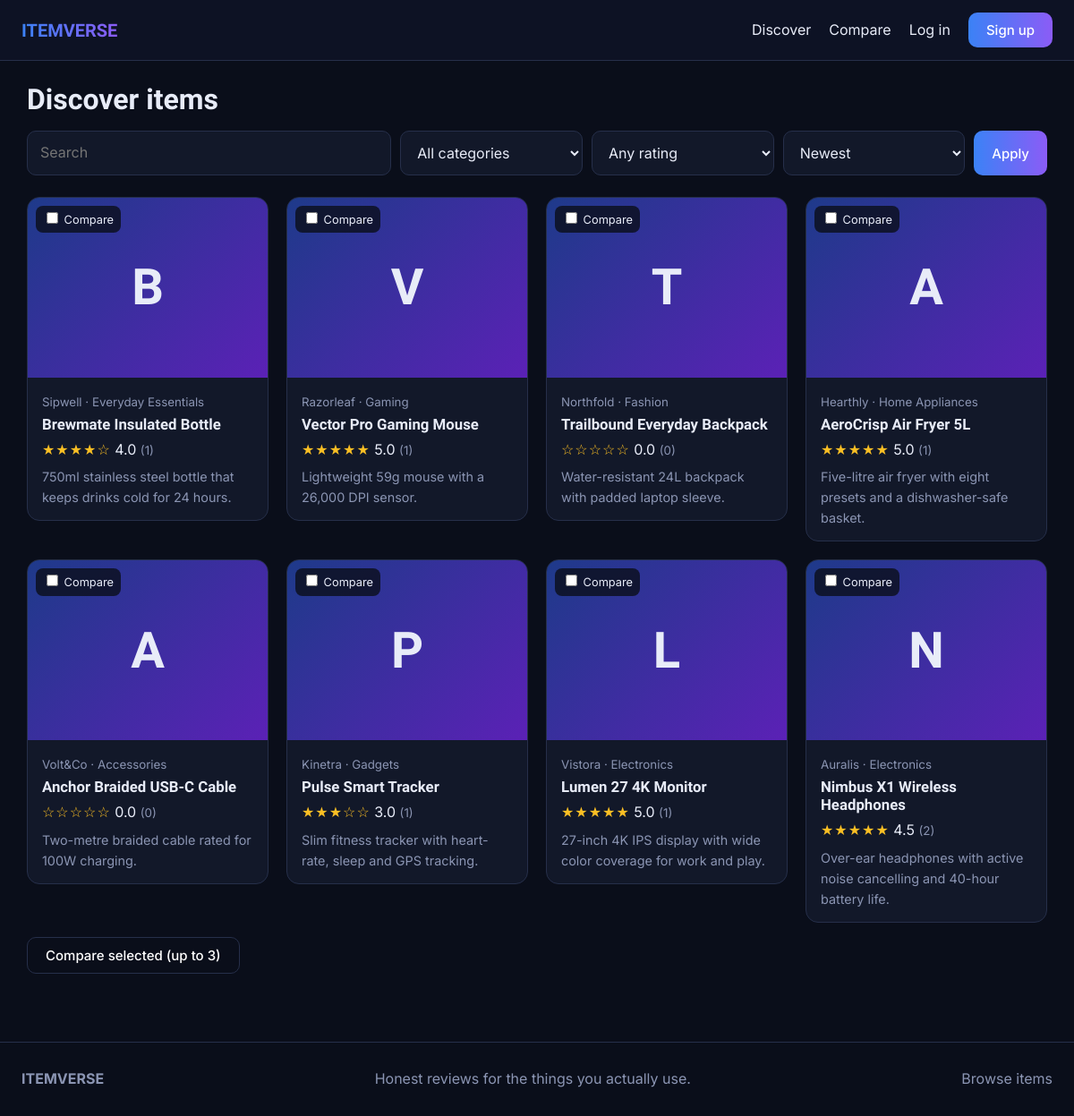
Page /pages/items.php on the committed database.
### tables this page shows
CREATE TABLE items(id INT AUTO_INCREMENT PRIMARY KEY,category_id INT NOT NULL,name VARCHAR(150) NOT NULL,brand VARCHAR(80) NOT NULL,description TEXT,price DECIMAL(10,2) NULL,image VARCHAR(255) NULL,featured TINYINT(1) NOT NULL DEFAULT 0,created_at TIMESTAMP DEFAULT CURRENT_TIMESTAMP,FOREIGN KEY(category_id) REFERENCES categories(id));

CREATE TABLE categories(id INT AUTO_INCREMENT PRIMARY KEY,name VARCHAR(80) NOT NULL UNIQUE);

### pages/items.php (the view, shortened to what this page needs)
<?php
require __DIR__.'/../includes/header.php';
$q=trim($_GET['q']??'');$cat=(int)($_GET['cat']??0);$min=(int)($_GET['min']??0);$sort=$_GET['sort']??'new';
$w=[];$a=[];
$where=$w?'WHERE '.implode(' AND ',$w):'';
$having=$min?'HAVING ar>='.$min:'';
$order=['new'=>'i.id DESC','rated'=>'ar DESC,cnt DESC','reviews'=>'cnt DESC'][$sort]??'i.id DESC';
$s=$pdo->prepare(ITEMSQL." $where GROUP BY i.id $having ORDER BY $order");$s->execute($a);$list=$s->fetchAll();
$cats=$pdo->query('SELECT * FROM categories ORDER BY name')->fetchAll();
?>
<h1>Discover items</h1>
<form class="filters" method="get">
<input name="q" value="<?=e($q)?>" placeholder="Search" aria-label="Search">
<select name="cat" aria-label="Category"><option value="0">All categories</option><?php foreach($cats as $c):?><option value="<?=$c['id']?>" <?=$cat==$c['id']?'selected':''?>><?=e($c['name'])?></option><?php endforeach;?></select>
<select name="min" aria-label="Minimum rating"><option value="0">Any rating</option><?php for($r=4;$r>=1;$r--):?><option value="<?=$r?>" <?=$min==$r?'selected':''?>><?=$r?>+ stars</option><?php endfor;?></select>
<select name="sort" aria-label="Sort"><option value="new" <?=$sort=='new'?'selected':''?>>Newest</option></select>
<button class="btn" type="submit">Apply</button>
</form>
<form action="compare.php" method="get">
<?php if(!$list):?><div class="empty">No items match these filters. Try a broader search.</div><?php else:?>
<div class="grid"><?php foreach($list as $i):?><div class="cmpwrap"><label class="cmpbox"><input class="cmp" type="checkbox" name="ids[]" value="<?=$i['id']?>"> Compare</label><?=card($i)?></div><?php endforeach;?></div>
<p><button class="btn ghost" type="submit">Compare selected (up to 3)</button></p>
<?php endif;?>
</form>
<?php require __DIR__.'/../includes/footer.php';?>

### config/db.php (shortened to what this page needs)
<?php
function e($s){return htmlspecialchars((string)$s,ENT_QUOTES,'UTF-8');}
function stars($n){$f=(int)round($n);return str_repeat('★',$f).str_repeat('☆',5-$f);}
function card($i){$img=$i['image']?'<img src="'.BASE.'/uploads/'.e($i['image']).'" alt="">':'<div class="ph">'.e(mb_substr($i['name'],0,1)).'</div>';return '<a class="card" href="'.BASE.'/pages/item.php?id='.$i['id'].'"><div class="thumb">'.$img.'</div><div class="body"><small>'.e($i['brand']).' · '.e($i['cat']).'</small><h3>'.e($i['name']).'</h3><div class="rate"><span class="stars">'.stars($i['ar']).'</span> '.number_format($i['ar'],1).' <small>('.$i['cnt'].')</small></div><p>'.e(mb_strimwidth($i['description'],0,90,'…')).'</p></div></a>';}

### assets/css/style.css (style rules this page uses)
:root { --bg:#0a0e1a;--panel:#121829;--panel2:#1a2238;--line:#262f4a;--text:#e8ecf8;--mute:#8b95b3;--blue:#3b82f6;--violet:#8b5cf6;--ok:#22c55e;--bad:#ef4444 }
* { box-sizing:border-box }
html { scroll-behavior:smooth }
body { margin:0;background:var(--bg);color:var(--text);font:16px/1.6 Inter,system-ui,sans-serif }
h1,h2,h3,.logo { font-family:Sora,Inter,sans-serif;line-height:1.2;margin:0 0 .5em }
a { color:inherit;text-decoration:none }
.btn,button.btn { background:linear-gradient(90deg,var(--blue),var(--violet));color:#fff;border:0;padding:10px 20px;border-radius:10px;font:500 15px Inter,sans-serif;cursor:pointer;display:inline-block;transition:transform .15s,box-shadow .15s }
.btn.ghost { background:transparent;border:1px solid var(--line) }
input,select,textarea { background:var(--panel);border:1px solid var(--line);color:var(--text);padding:11px 14px;border-radius:10px;font:inherit;width:100% }
input[type=checkbox] { width:auto }
.grid { display:grid;grid-template-columns:repeat(auto-fill,minmax(250px,1fr));gap:20px }
.card { background:var(--panel);border:1px solid var(--line);border-radius:14px;overflow:hidden;display:block;transition:transform .2s,border-color .2s }
.thumb { aspect-ratio:4/3;background:var(--panel2) }
.ph { height:100%;display:grid;place-items:center;font:700 3.5rem Sora,sans-serif;background:linear-gradient(135deg,#1e3a8a,#5b21b6) }
.body { padding:14px 16px }
.body h3 { font-size:1.05rem;margin:2px 0 6px }
.body p { color:var(--mute);font-size:.9rem;margin:6px 0 0 }
small,.mute { color:var(--mute) }
.stars { color:#fbbf24;letter-spacing:1px }
.filters { display:grid;grid-template-columns:2fr 1fr 1fr 1fr auto;gap:10px;margin-bottom:24px }
label { display:block;margin:12px 0 4px;color:var(--mute);font-size:.9rem }
.cmpwrap { position:relative }
.cmpbox { position:absolute;top:10px;left:10px;background:#0a0e1acc;padding:4px 8px;border-radius:8px;font-size:.8rem;z-index:2;margin:0;color:var(--text) }

### rows in the picture
items: name "B", brand "Sipwell", category.name "Everyday Essentials", name "Brewmate Insulated Bottle", ar "★★★★☆", ar "4.0", cnt "1", description "750ml stainless steel bottle that keeps drinks cold for 24 hours."
items: name "V", brand "Razorleaf", category.name "Gaming", name "Vector Pro Gaming Mouse", ar "★★★★★", ar "5.0", cnt "1", description "Lightweight 59g mouse with a 26,000 DPI sensor."
items: name "T", brand "Northfold", category.name "Fashion", name "Trailbound Everyday Backpack", ar "☆☆☆☆☆", ar "0.0", cnt "0", description "Water-resistant 24L backpack with padded laptop sleeve."
items: name "A", brand "Hearthly", category.name "Home Appliances", name "AeroCrisp Air Fryer 5L", ar "★★★★★", ar "5.0", cnt "1", description "Five-litre air fryer with eight presets and a dishwasher-safe basket."
items: name "A", brand "Volt&Co", category.name "Accessories", name "Anchor Braided USB-C Cable", ar "☆☆☆☆☆", ar "0.0", cnt "0", description "Two-metre braided cable rated for 100W charging."
items: name "P", brand "Kinetra", category.name "Gadgets", name "Pulse Smart Tracker", ar "★★★☆☆", ar "3.0", cnt "1", description "Slim fitness tracker with heart-rate, sleep and GPS tracking."
items: name "L", brand "Vistora", category.name "Electronics", name "Lumen 27 4K Monitor", ar "★★★★★", ar "5.0", cnt "1", description "27-inch 4K IPS display with wide color coverage for work and play."
items: name "N", brand "Auralis", category.name "Electronics", name "Nimbus X1 Wireless Headphones", ar "★★★★★", ar "4.5", cnt "2", description "Over-ear headphones with active noise cancelling and 40-hour battery life."
